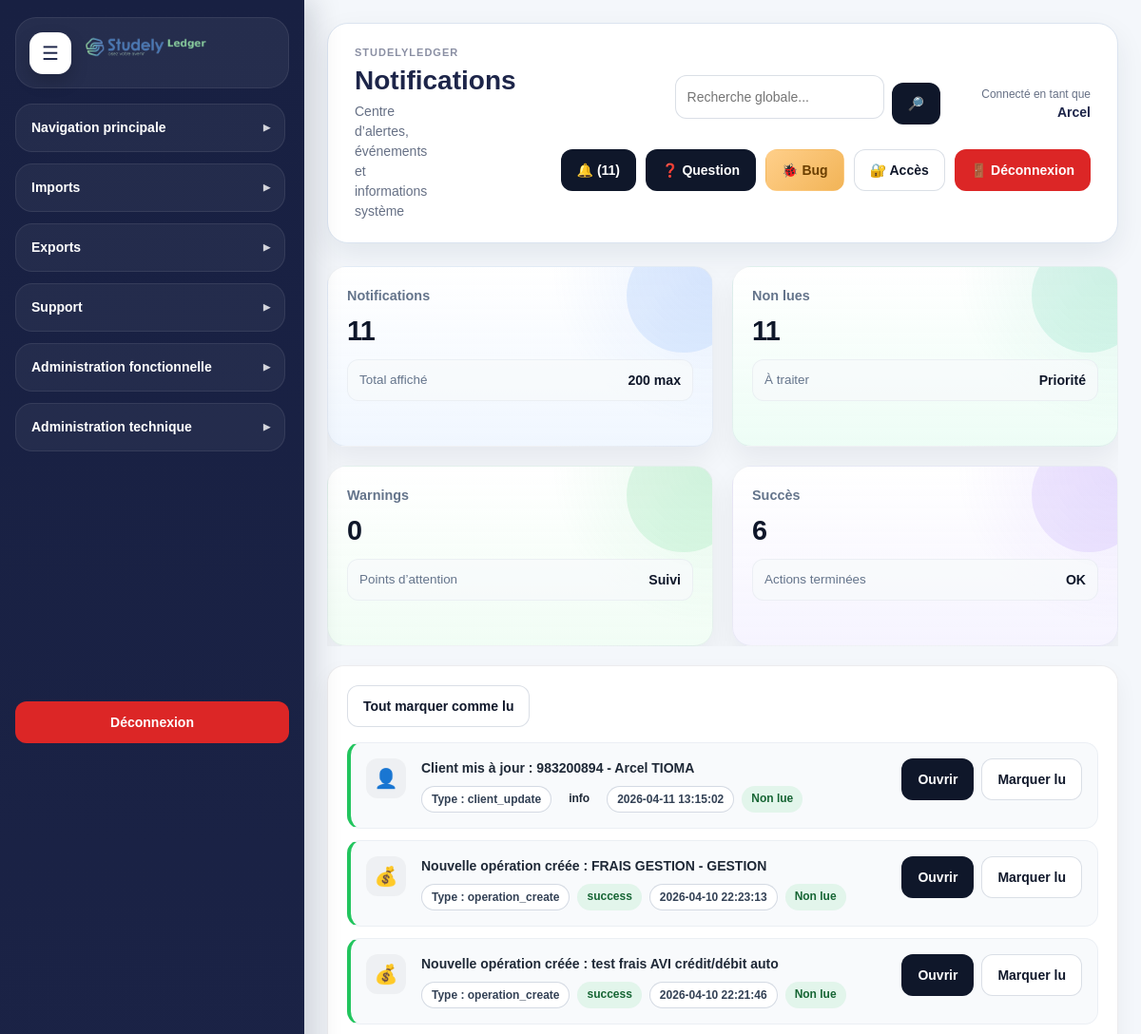
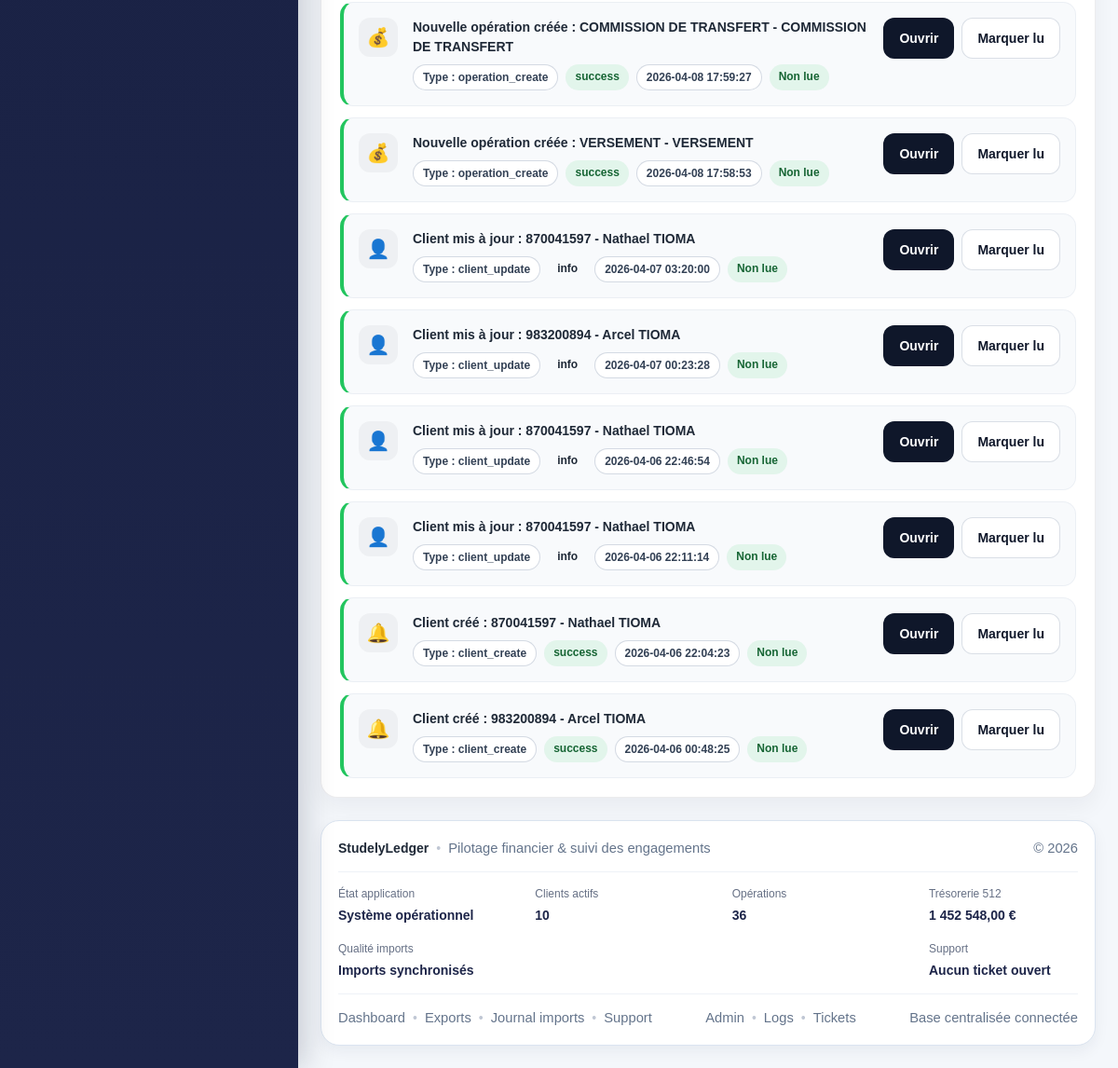
/modules/notifications/notifications.php (signed in), run on an earlier commit of the app's database (2 pictures, top to bottom).
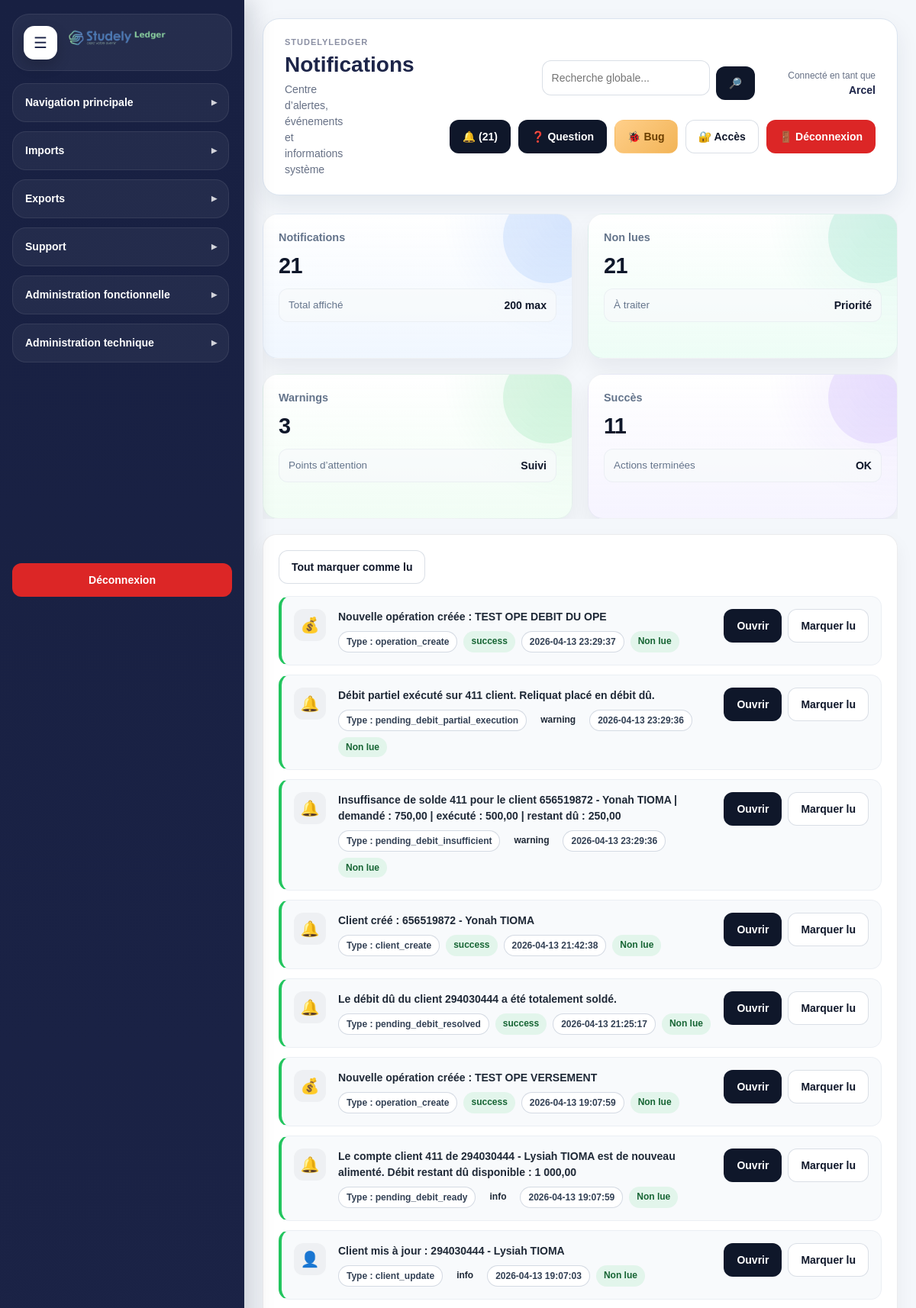
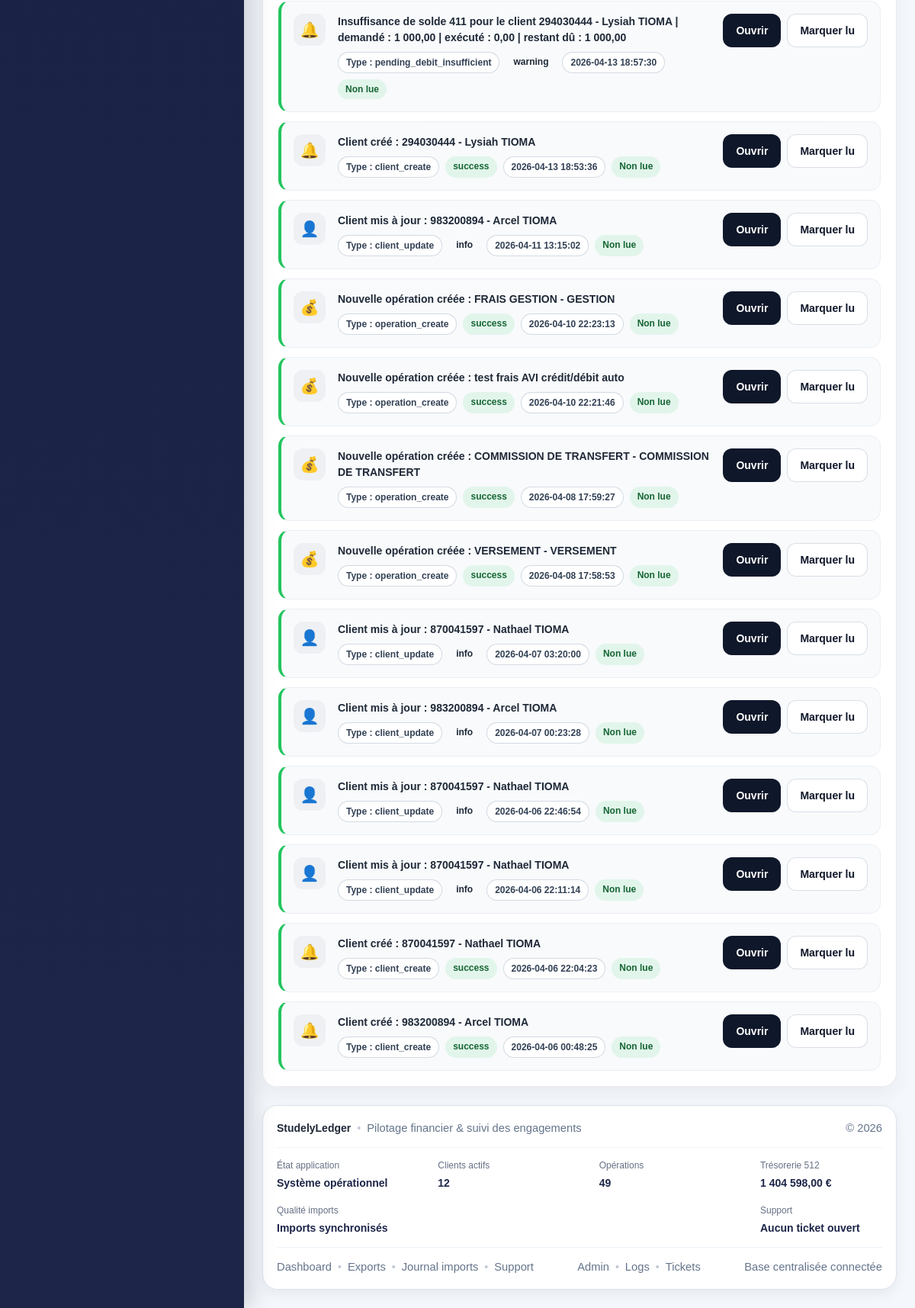
And on a later commit of the database (2 pictures, top to bottom).
### tables this page shows
CREATE TABLE `notifications` (
  `id` int(11) NOT NULL,
  `type` varchar(100) NOT NULL,
  `message` varchar(255) NOT NULL,
  `level` enum('info','success','warning','danger') NOT NULL DEFAULT 'info',
  `link_url` varchar(255) DEFAULT NULL,
  `entity_type` varchar(100) DEFAULT NULL,
  `entity_id` int(11) DEFAULT NULL,
  `is_read` tinyint(1) NOT NULL DEFAULT 0,
  `created_by` int(11) DEFAULT NULL,
  `created_at` datetime NOT NULL DEFAULT current_timestamp(),
  `updated_at` datetime DEFAULT NULL
);

### includes/admin_functions.php (called while the page is built, shortened)
<?php
if (!function_exists('e')) {
    function e(?string $value): string
    {
        return htmlspecialchars((string)($value ?? ''), ENT_QUOTES, 'UTF-8');
    }
}
if (!function_exists('tableExists')) {
    function tableExists(PDO $pdo, string $tableName): bool
    {
        $stmt = $pdo->prepare("
            SELECT COUNT(*)
            FROM information_schema.TABLES
            WHERE TABLE_SCHEMA = DATABASE()
              AND TABLE_NAME = ?
        ");
        $stmt->execute([$tableName]);
        return (int)$stmt->fetchColumn() > 0;
    }
}
if (!function_exists('countUnreadNotifications')) {
    function countUnreadNotifications(PDO $pdo): int
    {
        if (!tableExists($pdo, 'notifications')) {
            return 0;
        }
        $stmt = $pdo->query("
            SELECT COUNT(*)
            FROM notifications
            WHERE COALESCE(is_read, 0) = 0
        ");
        return (int)$stmt->fetchColumn();
    }
}
        ?>

### modules/notifications/notifications.php (the view, shortened to what the changed rows need)
<?php
$pdo = getPDO();
require_once __DIR__ . '/../../includes/admin_functions.php';
if (!function_exists('notificationBadgeClass')) {
    function notificationBadgeClass(string $level): string
    {
        $level = strtolower(trim($level));
        return match ($level) {
            'success' => 'badge badge-success',
            'warning' => 'badge badge-warning',
            'danger' => 'badge badge-danger',
            'info' => 'badge badge-info',
            default => 'badge badge-secondary',
        };
    }
}
if (!function_exists('notificationTypeIcon')) {
    function notificationTypeIcon(string $type): string
    {
        $type = strtolower(trim($type));
        return match ($type) {
            'import_success', 'client_import', 'treasury_import', 'client_import_summary', 'treasury_import_summary' => '📥',
            'import_error' => '⚠️',
            'operation_create', 'operation_update' => '💰',
            'client_update', 'client_import' => '👤',
            'treasury_update', 'treasury_create' => '🏦',
            'manual_accounting' => '🧮',
            default => '🔔',
        };
    }
}
$pageTitle = 'Notifications';
$items = tableExists($pdo, 'notifications')
    ? $pdo->query("
        SELECT *
        FROM notifications
        ORDER BY created_at DESC, id DESC
        LIMIT 200
    ")->fetchAll(PDO::FETCH_ASSOC)
    : [];
$stats = [
    'total' => count($items),
    'unread' => 0,
    'warning' => 0,
    'danger' => 0,
    'success' => 0,
];
foreach ($items as $item) {
    if ((int)($item['is_read'] ?? 0) === 0) {
        $stats['unread']++;
    }
    $level = strtolower((string)($item['level'] ?? 'info'));
    if (isset($stats[$level])) {
        $stats[$level]++;
    }
}
require_once __DIR__ . '/../../includes/document_start.php';
?>
<div class="layout">
    <?php require_once __DIR__ . '/../../includes/sidebar.php'; ?>
    <div class="main">
        <?php require_once __DIR__ . '/../../includes/header.php'; ?>
        <section class="sl-grid sl-grid-4 sl-stable-block" style="margin-bottom:20px;">
            <div class="sl-card sl-kpi-card sl-kpi-card--blue">
                <div class="sl-kpi-card__label">Notifications</div>
                <div class="sl-kpi-card__value"><?= (int)$stats['total'] ?></div>
                <div class="sl-kpi-card__meta">
                    <span>Total affiché</span>
                    <strong>200 max</strong>
                </div>
            </div>
            <div class="sl-card sl-kpi-card sl-kpi-card--emerald">
                <div class="sl-kpi-card__label">Non lues</div>
                <div class="sl-kpi-card__value"><?= (int)$stats['unread'] ?></div>
                <div class="sl-kpi-card__meta">
                    <span>À traiter</span>
                    <strong>Priorité</strong>
                </div>
            </div>
            <div class="sl-card sl-kpi-card sl-kpi-card--green">
                <div class="sl-kpi-card__label">Warnings</div>
                <div class="sl-kpi-card__value"><?= (int)$stats['warning'] ?></div>
                <div class="sl-kpi-card__meta">
                    <span>Points d’attention</span>
                    <strong>Suivi</strong>
                </div>
            </div>
            <div class="sl-card sl-kpi-card sl-kpi-card--violet">
                <div class="sl-kpi-card__label">Succès</div>
                <div class="sl-kpi-card__value"><?= (int)$stats['success'] ?></div>
                <div class="sl-kpi-card__meta">
                    <span>Actions terminées</span>
                    <strong>OK</strong>
                </div>
            </div>
        </section>
        <section class="sl-card">
            <?php if ($items): ?>
                <?php foreach ($items as $item): ?>
                    <div class="sl-notification-item <?= (int)($item['is_read'] ?? 0) === 0 ? 'sl-notification-item--unread' : '' ?>">
                        <div class="sl-notification-icon">
                            <?= e(notificationTypeIcon((string)($item['type'] ?? ''))) ?>
                        </div>
                        <div class="sl-notification-content">
                            <div class="sl-notification-title"><?= e((string)($item['message'] ?? '')) ?></div>
                            <div class="sl-notification-meta">
                                <span class="badge badge-outline">Type : <?= e((string)($item['type'] ?? '')) ?></span>
                                <span class="<?= e(notificationBadgeClass((string)($item['level'] ?? 'info'))) ?>">
                                    <?= e((string)($item['level'] ?? 'info')) ?>
                                </span>
                                <span class="badge badge-outline"><?= e((string)($item['created_at'] ?? '')) ?></span>
                                <?php if ((int)($item['is_read'] ?? 0) === 0): ?>
                                    <span class="badge badge-success">Non lue</span>
                                <?php else: ?>
                                    <span class="badge badge-secondary">Lue</span>
                                <?php endif; ?>
                            </div>
                        </div>
                        <div class="sl-notification-actions">
                            <?php if (!empty($item['link_url'])): ?>
                                <a class="btn btn-sm btn-secondary" href="<?= e((string)$item['link_url']) ?>">Ouvrir</a>
                            <?php endif; ?>
                            <?php if ((int)($item['is_read'] ?? 0) === 0): ?>
                                <a class="btn btn-sm btn-outline" href="<?= e(APP_URL) ?>modules/notifications/notifications.php?read=<?= (int)$item['id'] ?>">Marquer lu</a>
                            <?php endif; ?>
                        </div>
                    </div>
                <?php endforeach; ?>
            <?php else: ?>
                <p class="muted">Aucune notification.</p>
            <?php endif; ?>
        </section>
        <?php require_once __DIR__ . '/../../includes/footer.php'; ?>
    </div>
</div>
<?php require_once __DIR__ . '/../../includes/document_end.php'; ?>

### includes/header.php (shortened to what the changed rows need)
<?php
$title = $pageTitle ?? APP_NAME;
$notificationCount = 0;
if (isset($pdo) && $pdo instanceof PDO && function_exists('countUnreadNotifications')) {
    $notificationCount = countUnreadNotifications($pdo);
}
?>
<header class="studely-header">
    <div class="header-left">
        <div class="header-titles">
            <h1 class="header-title"><?= e($title) ?></h1>
        </div>
    </div>
    <div class="header-right">
        <div class="header-actions" style="display:flex; align-items:center; gap:10px;">
            <div class="header-notification-box" style="position:relative;">
                <a href="<?= e(APP_URL) ?>modules/notifications/notifications.php" class="btn btn-secondary">
                    🔔<?= $notificationCount > 0 ? ' (' . (int)$notificationCount . ')' : '' ?>
                </a>
            </div>
        </div>
    </div>
</header>

### includes/footer.php (shortened to what the changed rows need)
<?php
require_once __DIR__ . '/admin_functions.php';
$totalActiveClients = 0;
$totalOperations = 0;
$totalTreasuryBalance = 0.0;
try {
    if (tableExists($pdo, 'clients')) {
        $totalActiveClients = (int)$pdo->query("
            SELECT COUNT(*)
            FROM clients
            WHERE COALESCE(is_active, 1) = 1
        ")->fetchColumn();
    }
    if (tableExists($pdo, 'operations')) {
        $totalOperations = (int)$pdo->query("
            SELECT COUNT(*)
            FROM operations
        ")->fetchColumn();
    }
    if (tableExists($pdo, 'treasury_accounts')) {
        $totalTreasuryBalance = (float)$pdo->query("
            SELECT COALESCE(SUM(current_balance), 0)
            FROM treasury_accounts
            WHERE COALESCE(is_active, 1) = 1
        ")->fetchColumn();
    }
} catch (Throwable $e) {
}
?>
<footer class="app-footer">
    <div class="rich-footer">
        <div class="system-status-bar">
            <div class="status-item">
                <span class="status-label">Clients actifs</span>
                <span class="status-value"><?= number_format($totalActiveClients, 0, ',', ' ') ?></span>
            </div>
            <div class="status-item">
                <span class="status-label">Opérations</span>
                <span class="status-value"><?= number_format($totalOperations, 0, ',', ' ') ?></span>
            </div>
            <div class="status-item">
                <span class="status-label">Trésorerie 512</span>
                <span class="status-value"><?= number_format($totalTreasuryBalance, 2, ',', ' ') ?> €</span>
            </div>
        </div>
    </div>
</footer>

What changed in the data, as far as the page shows it:
added notifications: id "21", type "💰", message "Nouvelle opération créée : TEST OPE DEBIT DU OPE", type "operation_create", level "success", created_at "2026-04-13 23:29:37", is_read "Non lue"
added notifications: type "🔔", message "Débit partiel exécuté sur 411 client. Reliquat placé en débit dû.", type "pending_debit_partial_execution", level "warning", created_at "2026-04-13 23:29:36", is_read "Non lue"
added notifications: type "🔔", message "Insuffisance de solde 411 pour le client 656519872 - Yonah TIOMA | demandé : 750,00 | exécuté : 500,00 | restant dû : 250,00", type "pending_debit_insufficient", level "warning", created_at "2026-04-13 23:29:36", is_read "Non lue"
added notifications: type "🔔", message "Client créé : 656519872 - Yonah TIOMA", type "client_create", level "success", created_at "2026-04-13 21:42:38", is_read "Non lue"
added notifications: type "🔔", message "Le débit dû du client 294030444 a été totalement soldé.", type "pending_debit_resolved", level "success", created_at "2026-04-13 21:25:17", is_read "Non lue"
added notifications: type "💰", message "Nouvelle opération créée : TEST OPE VERSEMENT", type "operation_create", level "success", created_at "2026-04-13 19:07:59", is_read "Non lue"
added notifications: type "🔔", message "Le compte client 411 de 294030444 - Lysiah TIOMA est de nouveau alimenté. Débit restant dû disponible : 1 000,00", type "pending_debit_ready", level "info", created_at "2026-04-13 19:07:59", is_read "Non lue"
added notifications: type "👤", message "Client mis à jour : 294030444 - Lysiah TIOMA", type "client_update", level "info", created_at "2026-04-13 19:07:03", is_read "Non lue"
added notifications: type "🔔", message "Insuffisance de solde 411 pour le client 294030444 - Lysiah TIOMA | demandé : 1 000,00 | exécuté : 0,00 | restant dû : 1 000,00", type "pending_debit_insufficient", level "warning", created_at "2026-04-13 18:57:30", is_read "Non lue"
added notifications: type "🔔", message "Client créé : 294030444 - Lysiah TIOMA", type "client_create", level "success", created_at "2026-04-13 18:53:36", is_read "Non lue"
shown differently, row unchanged: notifications (number 11 of 21 on the later page): is_read "0" → (not shown)
Also different on the page:
$notificationCount: "11" → "21"
$stats['warning']: (not shown) → "3"
$stats['success']: "6" → "11"
$totalActiveClients: "10" → "12"
$totalOperations: "36" → "49"
$totalTreasuryBalance: "1 452 548,00" → "1 404 598,00"
$stats['total']: "11" → "21"
$stats['unread']: "11" → "21"
